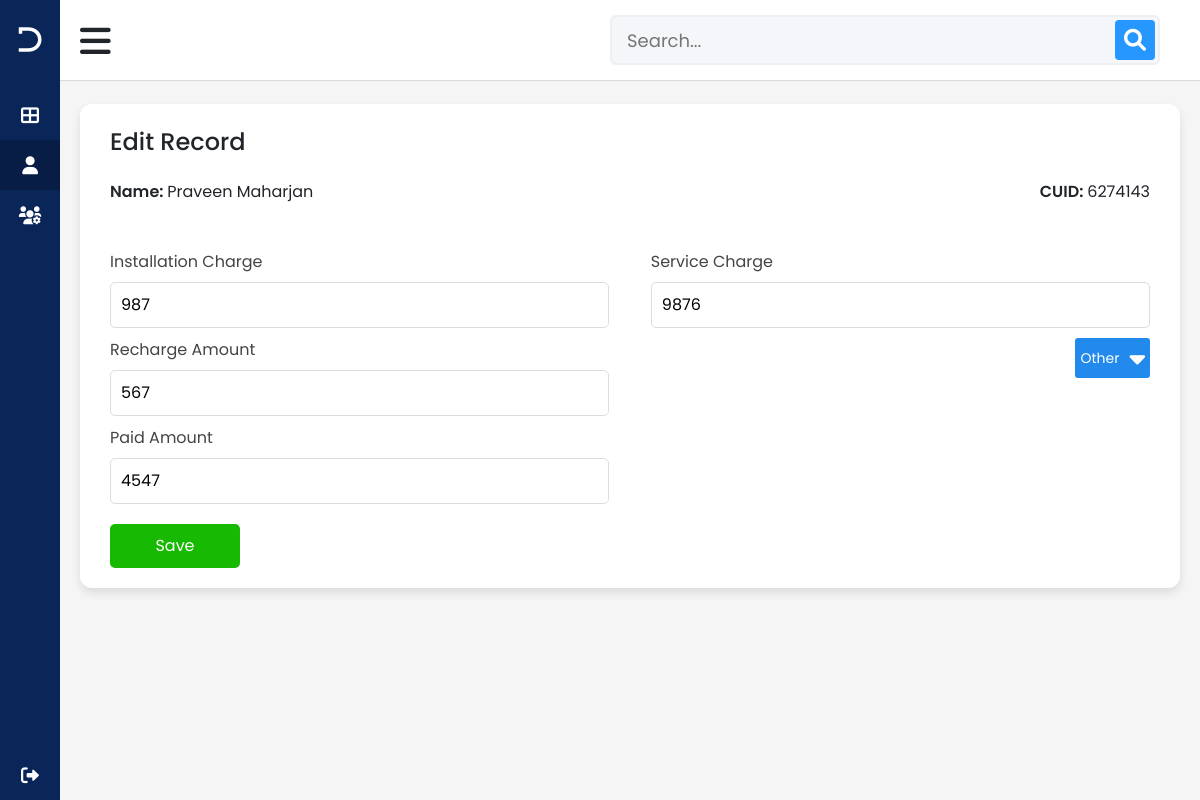
Page /edit-record.php?cuid=6274143&id=29 (signed in) on the committed database.
### tables this page shows
CREATE TABLE `customers` (
  `id` int(11) NOT NULL,
  `cuid` int(11) NOT NULL,
  `name` varchar(244) NOT NULL,
  `address` varchar(244) NOT NULL,
  `email` varchar(244) NOT NULL,
  `mobile` varchar(244) NOT NULL
);

CREATE TABLE `purchase_items` (
  `id` int(11) NOT NULL,
  `cuid` int(11) NOT NULL,
  `date` varchar(244) NOT NULL,
  `install_charge` int(11) NOT NULL DEFAULT 0,
  `service_charge` int(11) NOT NULL DEFAULT 0,
  `recharge` int(11) NOT NULL DEFAULT 0,
  `item1_name` varchar(244) NOT NULL,
  `item1_amount` int(11) NOT NULL DEFAULT 0,
  `item2_name` varchar(244) DEFAULT NULL,
  `item2_amount` int(11) NOT NULL DEFAULT 0,
  `item3_name` varchar(244) NOT NULL,
  `item3_amount` int(11) NOT NULL DEFAULT 0,
  `item4_name` varchar(244) NOT NULL,
  `item4_amount` int(11) NOT NULL DEFAULT 0,
  `total_exp` int(11) NOT NULL DEFAULT 0,
  `paid` int(11) NOT NULL DEFAULT 0,
  `due` int(11) NOT NULL DEFAULT 0,
  `datetime` varchar(244) NOT NULL
);

### edit-record.php (the view, shortened to what this page needs)
<?php
include("backend/db_connect.php");
?>
<!DOCTYPE html>
<html lang="en" dir="ltr">
<head>
    <link rel="stylesheet" href="css/default.css">
    <link rel="stylesheet" href="css/style.css">
    <link rel="stylesheet" href="css/customer-detail.css">
    <link rel="stylesheet" href="css/forms.css">
    <link rel="stylesheet" href="https://stackpath.bootstrapcdn.com/bootstrap/4.3.1/css/bootstrap.min.css"
>
    <link rel="stylesheet" href="https://cdnjs.cloudflare.com/ajax/libs/font-awesome/6.0.0-beta2/css/all.min.css"
 />
</head>
<body>
    <div class="sidebar">
        <div class="logo-details">
            <i class="fab fa-dyalog"></i>
            <span class="logo_name">Nishan Cable</span>
        </div>
        <ul class="nav-links">
            <li>
                <a href="index.php">
                    <i class="fas fa-th-large"></i>
                    <span class="links_name">Dashboard</span>
                </a>
            </li>
            <li>
                <a href="#" class="active">
                    <i class="fas fa-user"></i>
                    <span class="links_name">Add Customer</span>
                </a>
            </li>
            <li>
                <a href="all-customer.php">
                    <i class="fas fa-users-cog"></i>
                    <span class="links_name">All Customer</span>
                </a>
            </li>
            <li class="log_out">
                <a href="backend/logout.php">
                    <i class="fas fa-sign-out-alt"></i>
                    <span class="links_name">Log out</span>
                </a>
            </li>
        </ul>
    </div>
    <section class="home-section">
        <nav>
            <div class="sidebar-button">
                <i class="fas fa-bars sidebarBtn"></i>
            </div>
            <div class="search-box">
                <form action="search.php" method="POST">
                    <input type="search" id="search" name="searchinput" placeholder="Search...">
                    <button type="submit" name="search_btn"><i class='fas fa-search'></i></button>
                </form>
            </div>
        </nav>
        <?php
            $cuid = $_GET['cuid'];
            $id = $_GET['id'];
        ?>
        <div class="home-content">
            <div class="sales-boxes">
                <?php
                if(isset($cuid)){
            $sql1 = "SELECT * FROM `customers` WHERE `cuid`= $cuid";
            $query1 = mysqli_query($conn, $sql1);
            $result1 = mysqli_fetch_assoc($query1);
            $ispresent_cuid = mysqli_num_rows($query1);
            $sql2 = "SELECT * FROM `purchase_items` WHERE `id` = $id";
            $query2 = mysqli_query($conn, $sql2);
            $result2 = mysqli_fetch_assoc($query2);
            if($ispresent_cuid > 0){
                ?>
                    <div class="recent-sales box">
                    <div class="title">Edit Record</div>
                    <div class="customer-info">
                        <div class="info-row">
                            <p class="cuid">Name: <span><?php echo($result1['name']) ?></span></p>
                            <p class="address">CUID: <span><?php echo($result1['cuid']) ?></span></p>
                        </div>
                        </div>
                    <div class="sales-details">
                        <form action="backend/edit-record.php?cuid=<?php echo $cuid ?>&id=<?php echo($result2['id']) ?>" method="post">
                            <div class="single-row">
                                <div class="input-area">
                                    <label>Installation Charge</label>
                                    <input type="number" oninput="inputfunc()" id="installCharge" placeholder="Enter Installation Charge" name="install_charge" value="<?php echo $result2['install_charge'] ?>" autocomplete="off">
                                </div>
                                <div class="input-area">
                                    <label>Service Charge</label>
                                    <input type="number" oninput="inputfunc()" id="serviceCharge" placeholder="Enter Service Charge" name="service_charge" value="<?php echo $result2['service_charge'] ?>">
                                </div>
                            </div>
                            <div class="single-row">
                                <div class="input-area">
                                    <label>Recharge Amount</label><input type="number" oninput="inputfunc()" id="recharge" placeholder="Recharge Amount" name="recharge" value="<?php echo $result2['recharge'] ?>" autocomplete="off">
                                </div>
                                <div class="other">
                                    <p>Other</p> <i class="fas fa-sort-down"></i>
                                </div>
                            </div>
                           <div class="single-row">
                               <div class="input-area">
                                   <label>Paid Amount</label>
                                   <input type="number" oninput="inputfunc()" id="paid_amount" placeholder="Paid Amount" name="paid_amount" value="<?php echo $result2['paid'] ?>" autocomplete="off">
                               </div>
                            </div>
                            <button type="submit" name="submit_btn">Save</button>
                        </form>
                    </div>
                </div>
                    <?php
            }else{
                echo("Invalid Customer ID!!");
            }
                }else{
                    echo("");
                }
                ?>
            </div>
        </div>
    </section>
</body>
</html>

### css/default.css (style rules this page uses)
* { margin: 0; padding: 0; box-sizing: border-box; font-family: 'Poppins', sans-serif; }
body { position: relative; }

### css/style.css (style rules this page uses)
* { margin: 0; padding: 0; box-sizing: border-box; font-family: 'Poppins', sans-serif; }
.sidebar { position: fixed; height: 100%; width: 240px; background: #0A2558; transition: all 0.5s ease; }
.sidebar .logo-details { height: 80px; display: flex; align-items: center; }
.sidebar .logo-details i { font-size: 28px; font-weight: 500; color: #fff; min-width: 60px; text-align: center }
.sidebar .logo-details .logo_name { color: #fff; font-size: 24px; font-weight: 500; }
.sidebar .nav-links { margin-top: 10px; }
.sidebar .nav-links li { position: relative; list-style: none; height: 50px; }
.sidebar .nav-links li a { height: 100%; width: 100%; display: flex; align-items: center; text-decoration: none; transition: all 0.4s ease; }
.sidebar .nav-links li a.active { background: #081D45; }
.sidebar .nav-links li i { min-width: 60px; text-align: center; font-size: 18px; color: #fff; }
.sidebar .nav-links li a .links_name { color: #fff; font-size: 15px; font-weight: 400; white-space: nowrap; }
.sidebar .nav-links .log_out { position: absolute; bottom: 0; width: 100%; }
.home-section { position: relative; background: #f5f5f5; min-height: 100vh; width: calc(100% - 240px); left: 240px; transition: all 0.5s ease; }
.home-section nav { display: flex; justify-content: space-between; height: 80px; background: #fff; display: flex; align-items: center; position: fixed; width: calc(100% - 240px); left: 240px; z-index: 100; padding: 0 20px; box-shadow: 0 1px 1px rgba(0, 0, 0, 0.1); transition: all 0.5s ease; }
.home-section nav .sidebar-button { display: flex; align-items: center; font-size: 24px; font-weight: 500; }
nav .sidebar-button i { font-size: 35px; margin-right: 10px; }
.home-section nav .search-box { position: relative; height: 50px; max-width: 550px; width: 100%; margin: 0 20px; }
nav .search-box form input { height: 50px; width: 100%; outline: none; background: #F5F6FA; border: 2px solid #EFEEF1; border-radius: 6px; font-size: 18px; padding: 0 15px; }
nav .search-box form button { border: none; outline: none; }
nav .search-box form button .fa-search { position: absolute; height: 40px; width: 40px; background: #2697FF; right: 5px; top: 50%; transform: translateY(-50%); border-radius: 4px; line-height: 40px; text-align: center; color: #fff; font-size: 22px; transition: all 0.4 ease; }
.home-section .home-content { position: relative; padding-top: 104px; }
.home-content .sales-boxes { width: 100%; display: flex; justify-content: space-between; }
.home-content .sales-boxes .recent-sales { width: 100%; background: #fff; padding: 20px 30px; margin: 0 20px; margin-bottom: 30px; border-radius: 12px; box-shadow: 0 5px 10px rgba(0, 0, 0, 0.1); }
.home-content .sales-boxes .sales-details { display: flex; }
.sales-boxes .box .title { font-size: 24px; font-weight: 500; }
@media (max-width: 1240px) { .sidebar { width: 60px; } }
@media (max-width: 1240px) { .home-section { width: calc(100% - 60px); left: 60px; } }
@media (max-width: 1240px) { .home-section nav { width: calc(100% - 60px); left: 60px; } }

### css/customer-detail.css (style rules this page uses)
.home-content .sales-boxes .recent-sales .sales-details { flex-direction: column; }
.home-content .sales-boxes .recent-sales .sales-details p { font-size: 14px; color: #666; text-align: center; margin-top: 30px; }
.home-content .sales-boxes .recent-sales .customer-info { width: 100%; display: flex; flex-direction: column; justify-content: space-between; margin-top: 20px; }
.home-content .sales-boxes .recent-sales .customer-info .info-row { display: flex; justify-content: space-between; }
.home-content .sales-boxes .recent-sales .customer-info .info-row p { font-weight: 600; }
.home-content .sales-boxes .recent-sales .customer-info .info-row p span { font-weight: 400; }

### rows in the picture
customers: name "Praveen Maharjan", cuid "6274143"
purchase_items: install_charge "987", service_charge "9876", recharge "567", paid_amount "4547"
